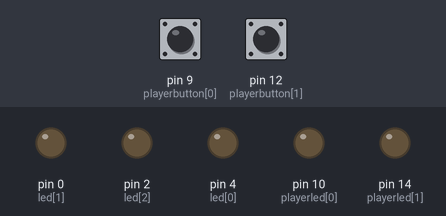
The sketch below on a simulated Arduino Uno, built with avr-gcc and run on an emulated ATmega328P. Parts: output pins drawn as LEDs (lit = HIGH). The inputs (shaded band) are chosen by the test bench; at power-on: pin 9 (playerbutton[0]) HIGH, pin 12 (playerbutton[1]) HIGH.

Above: at 4.0 s.
4.1 s: pin 9 (playerbutton[0]) pulled LOW for 0.3 s
At 4.4 s:
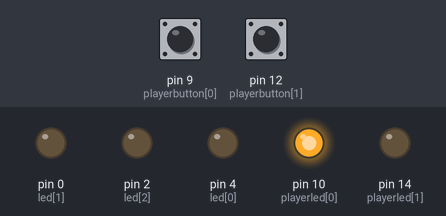
7.4 s: pin 12 (playerbutton[1]) pulled LOW for 3.2 s
At 9.4 s:
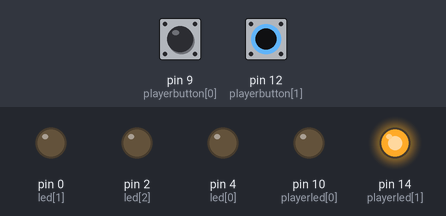
12.6 s: pin 9 (playerbutton[0]) pulled LOW for 3.2 s
At 16.9 s:
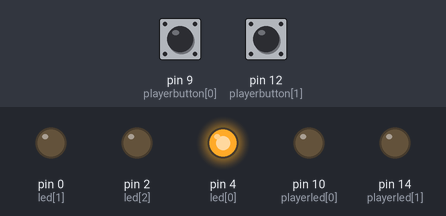
18.8 s: pin 9 (playerbutton[0]) pulled LOW for 1 s
At 22.9 s:
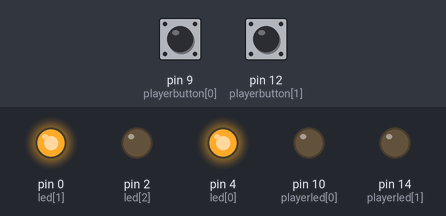
Timing chart, 0 to 23.8 s (numbered marks = the images above; inputs shaded):
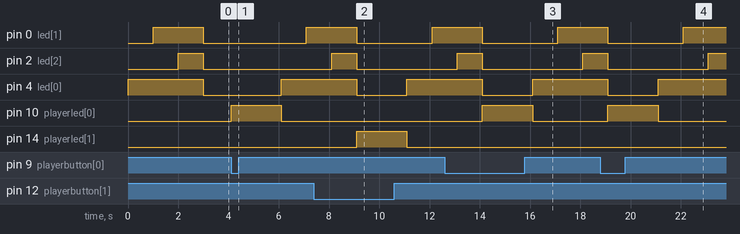

Measured:
- after the input at 4.1 s, pin 2 (led[2]): stays LOW (without the input it goes to HIGH after 1.9 s); pin 10 (playerled[0]): LOW → HIGH at once, → LOW 2.0 s later
- after the input at 7.4 s, pin 2 (led[2]): goes on until 9.1 s, then stays LOW; pin 14 (playerled[1]): LOW → HIGH after 1.7 s, → LOW 2.0 s later
- after the input at 12.6 s, pin 0 (led[1]): goes on until 17.1 s, then stays HIGH; pin 10 (playerled[0]): LOW → HIGH after 1.5 s, → LOW 2.0 s later
- after the input at 18.8 s, pin 0 (led[1]): goes on until 22.1 s, then stays HIGH; pin 10 (playerled[0]): LOW → HIGH after 0.30 s, → LOW 2.0 s later

The sketch:

Speed_game.ino
```cpp
const int led[3] = {4, 0, 2};              // Countdown LEDs
const int playerled[2] = {10, 14};         // Player indicators
const int playerbutton[2] = {9, 12};      // Player buttons

void setup() {
  for (int i = 0; i < 3; i++) {
    pinMode(led[i], OUTPUT);
  }
  for (int i = 0; i < 2; i++) {
    pinMode(playerled[i], OUTPUT);
    pinMode(playerbutton[i], INPUT_PULLUP); // Buttons use internal pull-ups
  }
}

void loop() {
  // 🔄 Reset player LEDs at the start of each round
  for (int i = 0; i < 2; i++) {
    digitalWrite(playerled[i], LOW);
  }

  // Countdown LEDs (1, 2, 3)
  for (int i = 0; i < 3; i++) {
    digitalWrite(led[i], HIGH);
    delay(1000);
  }

  // Turn off countdown LEDs
  for (int i = 0; i < 3; i++) {
    digitalWrite(led[i], LOW);
  }

  // Check for button press within reaction time
  bool winnerDecided = false;

  for (int i = 0; i < 30; i++) { // 3 seconds (30 × 100ms)
    if (digitalRead(playerbutton[0]) == LOW) {
      digitalWrite(playerled[0], HIGH);  // Player 1 wins
      winnerDecided = true;
      break;
    } else if (digitalRead(playerbutton[1]) == LOW) {
      digitalWrite(playerled[1], HIGH);  // Player 2 wins
      winnerDecided = true;
      break;
    }
    delay(100);
  }

  if (!winnerDecided) {
    // No one pressed - flash all countdown LEDs
    for (int i = 0; i < 3; i++) {
      digitalWrite(led[i], HIGH);
    }
    delay(200);
    for (int i = 0; i < 3; i++) {
      digitalWrite(led[i], LOW);
    }
  }

  delay(2000); // Wait before next round
}
```
